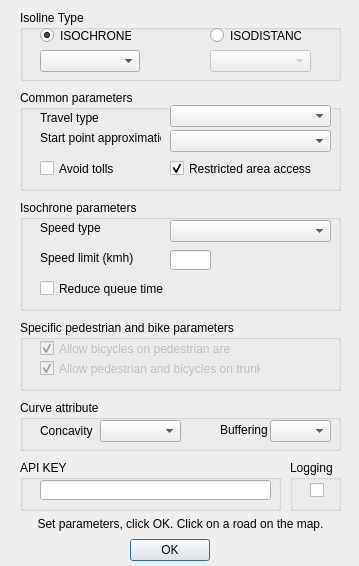
<?xml version="1.0" encoding="UTF-8"?>
<ui version="4.0">
 <class>iso4appDialogBase</class>
 <widget class="QDialog" name="iso4appDialogBase">
  <property name="geometry">
   <rect>
    <x>0</x>
    <y>0</y>
    <width>359</width>
    <height>566</height>
   </rect>
  </property>
  <property name="windowTitle">
   <string>Iso4app parameters</string>
  </property>
  <widget class="QDialogButtonBox" name="button_box">
   <property name="geometry">
    <rect>
     <x>130</x>
     <y>530</y>
     <width>80</width>
     <height>40</height>
    </rect>
   </property>
   <property name="orientation">
    <enum>Qt::Horizontal</enum>
   </property>
   <property name="standardButtons">
    <set>QDialogButtonBox::Ok</set>
   </property>
  </widget>
  <widget class="QGroupBox" name="groupBox">
   <property name="geometry">
    <rect>
     <x>20</x>
     <y>10</y>
     <width>321</width>
     <height>71</height>
    </rect>
   </property>
   <property name="title">
    <string>Isoline Type</string>
   </property>
   <widget class="QRadioButton" name="radioButtonIsochrone">
    <property name="enabled">
     <bool>true</bool>
    </property>
    <property name="geometry">
     <rect>
      <x>20</x>
      <y>17</y>
      <width>91</width>
      <height>17</height>
     </rect>
    </property>
    <property name="text">
     <string>ISOCHRONE</string>
    </property>
    <property name="checked">
     <bool>true</bool>
    </property>
   </widget>
   <widget class="QRadioButton" name="radioButtonIsodistance">
    <property name="enabled">
     <bool>true</bool>
    </property>
    <property name="geometry">
     <rect>
      <x>190</x>
      <y>17</y>
      <width>91</width>
      <height>17</height>
     </rect>
    </property>
    <property name="text">
     <string>ISODISTANCE</string>
    </property>
    <property name="checked">
     <bool>false</bool>
    </property>
   </widget>
   <widget class="QComboBox" name="comboSeconds">
    <property name="geometry">
     <rect>
      <x>20</x>
      <y>40</y>
      <width>100</width>
      <height>22</height>
     </rect>
    </property>
   </widget>
   <widget class="QComboBox" name="comboMeters">
    <property name="enabled">
     <bool>false</bool>
    </property>
    <property name="geometry">
     <rect>
      <x>190</x>
      <y>40</y>
      <width>101</width>
      <height>22</height>
     </rect>
    </property>
   </widget>
  </widget>
  <widget class="QGroupBox" name="groupBox_3">
   <property name="geometry">
    <rect>
     <x>20</x>
     <y>90</y>
     <width>321</width>
     <height>101</height>
    </rect>
   </property>
   <property name="title">
    <string>Common parameters</string>
   </property>
   <widget class="QComboBox" name="comboTravelType">
    <property name="geometry">
     <rect>
      <x>150</x>
      <y>15</y>
      <width>161</width>
      <height>22</height>
     </rect>
    </property>
    <property name="toolTip">
     <string>select the travel type</string>
    </property>
   </widget>
   <widget class="QLabel" name="label">
    <property name="geometry">
     <rect>
      <x>20</x>
      <y>20</y>
      <width>81</width>
      <height>16</height>
     </rect>
    </property>
    <property name="text">
     <string>Travel type</string>
    </property>
   </widget>
   <widget class="QLabel" name="label_2">
    <property name="geometry">
     <rect>
      <x>20</x>
      <y>40</y>
      <width>121</width>
      <height>16</height>
     </rect>
    </property>
    <property name="text">
     <string>Start point approximation</string>
    </property>
   </widget>
   <widget class="QComboBox" name="comboApprox">
    <property name="geometry">
     <rect>
      <x>150</x>
      <y>40</y>
      <width>161</width>
      <height>22</height>
     </rect>
    </property>
   </widget>
   <widget class="QCheckBox" name="checkBoxAvoidTolls">
    <property name="geometry">
     <rect>
      <x>20</x>
      <y>70</y>
      <width>111</width>
      <height>17</height>
     </rect>
    </property>
    <property name="text">
     <string>Avoid tolls</string>
    </property>
   </widget>
   <widget class="QCheckBox" name="checkBoxRestrictedArea">
    <property name="geometry">
     <rect>
      <x>150</x>
      <y>70</y>
      <width>151</width>
      <height>17</height>
     </rect>
    </property>
    <property name="text">
     <string>Restricted area access</string>
    </property>
    <property name="checked">
     <bool>true</bool>
    </property>
   </widget>
  </widget>
  <widget class="QGroupBox" name="groupBox_4">
   <property name="geometry">
    <rect>
     <x>20</x>
     <y>400</y>
     <width>321</width>
     <height>51</height>
    </rect>
   </property>
   <property name="title">
    <string>Curve attribute</string>
   </property>
   <widget class="QLabel" name="label_3">
    <property name="geometry">
     <rect>
      <x>20</x>
      <y>23</y>
      <width>61</width>
      <height>16</height>
     </rect>
    </property>
    <property name="text">
     <string>Concavity</string>
    </property>
   </widget>
   <widget class="QComboBox" name="comboConcavity">
    <property name="geometry">
     <rect>
      <x>80</x>
      <y>20</y>
      <width>81</width>
      <height>22</height>
     </rect>
    </property>
   </widget>
   <widget class="QLabel" name="label_4">
    <property name="geometry">
     <rect>
      <x>200</x>
      <y>22</y>
      <width>51</width>
      <height>16</height>
     </rect>
    </property>
    <property name="text">
     <string>Buffering</string>
    </property>
   </widget>
   <widget class="QComboBox" name="comboBuffering">
    <property name="geometry">
     <rect>
      <x>250</x>
      <y>20</y>
      <width>61</width>
      <height>22</height>
     </rect>
    </property>
   </widget>
  </widget>
  <widget class="QGroupBox" name="groupBoxIsochroneParams">
   <property name="geometry">
    <rect>
     <x>20</x>
     <y>200</y>
     <width>321</width>
     <height>111</height>
    </rect>
   </property>
   <property name="title">
    <string>Isochrone parameters</string>
   </property>
   <widget class="QLabel" name="label_5">
    <property name="geometry">
     <rect>
      <x>20</x>
      <y>20</y>
      <width>121</width>
      <height>16</height>
     </rect>
    </property>
    <property name="text">
     <string>Speed type</string>
    </property>
   </widget>
   <widget class="QComboBox" name="comboSpeedType">
    <property name="geometry">
     <rect>
      <x>150</x>
      <y>20</y>
      <width>161</width>
      <height>22</height>
     </rect>
    </property>
   </widget>
   <widget class="QLabel" name="label_6">
    <property name="geometry">
     <rect>
      <x>20</x>
      <y>50</y>
      <width>121</width>
      <height>16</height>
     </rect>
    </property>
    <property name="text">
     <string>Speed limit (kmh)</string>
    </property>
   </widget>
   <widget class="QLineEdit" name="lineSpeed">
    <property name="geometry">
     <rect>
      <x>150</x>
      <y>50</y>
      <width>41</width>
      <height>20</height>
     </rect>
    </property>
   </widget>
   <widget class="QCheckBox" name="checkBoxReduceQueueTime">
    <property name="geometry">
     <rect>
      <x>20</x>
      <y>80</y>
      <width>151</width>
      <height>17</height>
     </rect>
    </property>
    <property name="text">
     <string>Reduce queue time</string>
    </property>
   </widget>
   <widget class="QLabel" name="labelInfo">
    <property name="geometry">
     <rect>
      <x>200</x>
      <y>49</y>
      <width>111</width>
      <height>41</height>
     </rect>
    </property>
    <property name="font">
     <font>
      <weight>75</weight>
      <bold>true</bold>
     </font>
    </property>
    <property name="lineWidth">
     <number>1</number>
    </property>
    <property name="text">
     <string/>
    </property>
    <property name="wordWrap">
     <bool>true</bool>
    </property>
   </widget>
  </widget>
  <widget class="QGroupBox" name="groupBox_6">
   <property name="geometry">
    <rect>
     <x>20</x>
     <y>320</y>
     <width>321</width>
     <height>71</height>
    </rect>
   </property>
   <property name="title">
    <string>Specific pedestrian and bike parameters</string>
   </property>
   <widget class="QCheckBox" name="checkBoxAllowBikeOnPedestrian">
    <property name="enabled">
     <bool>false</bool>
    </property>
    <property name="geometry">
     <rect>
      <x>20</x>
      <y>20</y>
      <width>191</width>
      <height>17</height>
     </rect>
    </property>
    <property name="text">
     <string>Allow bicycles on pedestrian areas</string>
    </property>
    <property name="checked">
     <bool>true</bool>
    </property>
   </widget>
   <widget class="QCheckBox" name="checkBoxAllowPedBikeOnTrunk">
    <property name="enabled">
     <bool>false</bool>
    </property>
    <property name="geometry">
     <rect>
      <x>20</x>
      <y>40</y>
      <width>221</width>
      <height>17</height>
     </rect>
    </property>
    <property name="text">
     <string>Allow pedestrian and bicycles on trunk</string>
    </property>
    <property name="checked">
     <bool>true</bool>
    </property>
   </widget>
  </widget>
  <widget class="QLabel" name="labelInfo_2">
   <property name="geometry">
    <rect>
     <x>20</x>
     <y>513</y>
     <width>321</width>
     <height>21</height>
    </rect>
   </property>
   <property name="font">
    <font>
     <family>MS Shell Dlg 2</family>
    </font>
   </property>
   <property name="lineWidth">
    <number>1</number>
   </property>
   <property name="text">
    <string>Set parameters, click OK. Click on a road on the map.</string>
   </property>
   <property name="alignment">
    <set>Qt::AlignCenter</set>
   </property>
   <property name="wordWrap">
    <bool>true</bool>
   </property>
  </widget>
  <widget class="QGroupBox" name="groupBox_2">
   <property name="geometry">
    <rect>
     <x>20</x>
     <y>460</y>
     <width>261</width>
     <height>51</height>
    </rect>
   </property>
   <property name="title">
    <string>API KEY</string>
   </property>
   <widget class="QLineEdit" name="lineApiKey">
    <property name="geometry">
     <rect>
      <x>20</x>
      <y>20</y>
      <width>231</width>
      <height>20</height>
     </rect>
    </property>
    <property name="toolTip">
     <string>Set a valid API-Key</string>
    </property>
   </widget>
  </widget>
  <widget class="QGroupBox" name="groupBox_5">
   <property name="geometry">
    <rect>
     <x>290</x>
     <y>460</y>
     <width>51</width>
     <height>51</height>
    </rect>
   </property>
   <property name="title">
    <string>Logging</string>
   </property>
   <widget class="QCheckBox" name="checkBoxLogging">
    <property name="geometry">
     <rect>
      <x>20</x>
      <y>20</y>
      <width>20</width>
      <height>20</height>
     </rect>
    </property>
    <property name="text">
     <string/>
    </property>
   </widget>
  </widget>
 </widget>
 <resources/>
 <connections>
  <connection>
   <sender>button_box</sender>
   <signal>accepted()</signal>
   <receiver>iso4appDialogBase</receiver>
   <slot>accept()</slot>
   <hints>
    <hint type="sourcelabel">
     <x>20</x>
     <y>20</y>
    </hint>
    <hint type="destinationlabel">
     <x>20</x>
     <y>20</y>
    </hint>
   </hints>
  </connection>
  <connection>
   <sender>button_box</sender>
   <signal>rejected()</signal>
   <receiver>iso4appDialogBase</receiver>
   <slot>reject()</slot>
   <hints>
    <hint type="sourcelabel">
     <x>20</x>
     <y>20</y>
    </hint>
    <hint type="destinationlabel">
     <x>20</x>
     <y>20</y>
    </hint>
   </hints>
  </connection>
  <connection>
   <sender>radioButtonIsochrone</sender>
   <signal>toggled(bool)</signal>
   <receiver>groupBoxIsochroneParams</receiver>
   <slot>setEnabled(bool)</slot>
   <hints>
    <hint type="sourcelabel">
     <x>85</x>
     <y>38</y>
    </hint>
    <hint type="destinationlabel">
     <x>180</x>
     <y>395</y>
    </hint>
   </hints>
  </connection>
  <connection>
   <sender>radioButtonIsodistance</sender>
   <signal>toggled(bool)</signal>
   <receiver>groupBoxIsochroneParams</receiver>
   <slot>setDisabled(bool)</slot>
   <hints>
    <hint type="sourcelabel">
     <x>235</x>
     <y>38</y>
    </hint>
    <hint type="destinationlabel">
     <x>180</x>
     <y>395</y>
    </hint>
   </hints>
  </connection>
  <connection>
   <sender>radioButtonIsochrone</sender>
   <signal>toggled(bool)</signal>
   <receiver>comboSeconds</receiver>
   <slot>setEnabled(bool)</slot>
   <hints>
    <hint type="sourcelabel">
     <x>85</x>
     <y>35</y>
    </hint>
    <hint type="destinationlabel">
     <x>89</x>
     <y>60</y>
    </hint>
   </hints>
  </connection>
  <connection>
   <sender>radioButtonIsochrone</sender>
   <signal>toggled(bool)</signal>
   <receiver>comboMeters</receiver>
   <slot>setDisabled(bool)</slot>
   <hints>
    <hint type="sourcelabel">
     <x>85</x>
     <y>35</y>
    </hint>
    <hint type="destinationlabel">
     <x>260</x>
     <y>60</y>
    </hint>
   </hints>
  </connection>
  <connection>
   <sender>radioButtonIsodistance</sender>
   <signal>toggled(bool)</signal>
   <receiver>comboSeconds</receiver>
   <slot>setDisabled(bool)</slot>
   <hints>
    <hint type="sourcelabel">
     <x>255</x>
     <y>35</y>
    </hint>
    <hint type="destinationlabel">
     <x>89</x>
     <y>60</y>
    </hint>
   </hints>
  </connection>
  <connection>
   <sender>radioButtonIsodistance</sender>
   <signal>toggled(bool)</signal>
   <receiver>comboMeters</receiver>
   <slot>setEnabled(bool)</slot>
   <hints>
    <hint type="sourcelabel">
     <x>255</x>
     <y>35</y>
    </hint>
    <hint type="destinationlabel">
     <x>260</x>
     <y>60</y>
    </hint>
   </hints>
  </connection>
 </connections>
</ui>
